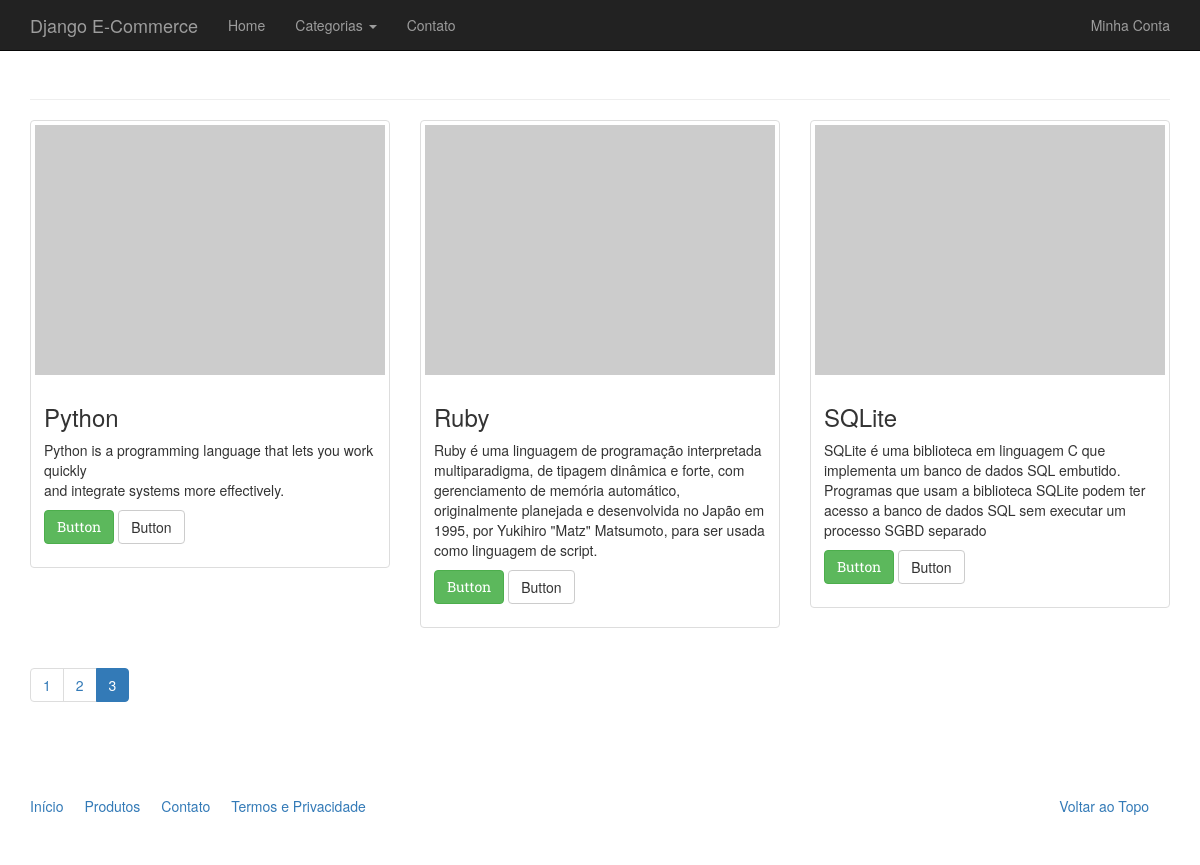
Screenshot of /catalogo/?page=3 with the database file from the repository.
### catalog/models.py (models this page shows, shortened)
class Product(models.Model):
    name = models.CharField('Nome', max_length=100)
    slug = models.SlugField('Identificador', max_length=100)
    category = models.ForeignKey('catalog.Category', verbose_name='Categoria')
    description = models.TextField('Descrição', blank=True) # blank permite campo nulo
    price = models.DecimalField('Preço',decimal_places=2, max_digits=8) #place = 2 casas decimais
    created = models.DateTimeField('Criado em', auto_now_add=True)
    modified = models.DateTimeField('Modificado em', auto_now=True)
    class Meta:
        verbose_name = 'Produto'
        verbose_name_plural = 'Produtos'  #aparace la no catalogo da aplicacao django-admin
        ordering = ['name']
    def get_absolute_url(self):
        return reverse('catalog:product', kwargs={'slug':self.slug})

### catalog/views.py (the view)
class ProductListView(generic.ListView):
    model = Product
    context_object_name = 'products'
    template_name = 'catalog/products_list.html'
    paginate_by = 3

### catalog/context_processors.py (called while the page is built)
def categories(request):
    return {
        'categories': Category.objects.all() #metodo rastreado no settings.py
    }

### catalog/models.py (called while the page is built)
    def __str__(self):
        return self.name

    def get_absolute_url(self):
        return reverse('catalog:category', kwargs={'slug': self.slug})

### core/templatetags/pagination.py (called while the page is built)
@register.inclusion_tag('pagination.html')
def pagination(request, paginator, page_obj):
    context={}
    context['request'] = request
    context['paginator'] = paginator
    context['page_obj'] = page_obj
    getvars = request.GET.copy()
    if 'page' in getvars:
        del getvars['page']
    if len(getvars) > 0:
        context['getvars'] = '&{0}'.format(getvars.urlencode())
    else:
        context['getvars'] = ''
    return context

### catalog/templates/catalog/products_list.html (shortened to what this page needs)
{% extends "base.html" %}
{% load pagination %}
{% block container %}
<div class="page-header">
</div>
<div class="row">
    {% for product in products %}
    <div class="col-sm-6 col-md-4">
        <div class="thumbnail">
            <a href="{{ product.get_absolute_url }}">
                <img src="http://placehold.it/350x250" alt="" />
            </a>
            <div class="caption">
                <h3>{{ product.name }}</h3>
                {{ product.description|linebreaks }}
                <p><a href="{{ product.get_absolute_url }}" class="btn btn-success" role="button">Button</a>
                    <a href="#" class="btn btn-default" role="button">Button</a></p>
            </div>
        </div>
    </div>
     {% endfor %}
</div>
{% pagination request paginator page_obj %}
{% endblock %}

### rows the page displays
Product: name "Python", description "Python is a programming language that lets you work quickly and integrate systems more effectively."
Product: name "Ruby", description "Ruby é uma linguagem de programação interpretada multiparadigma, de tipagem dinâmica e forte, com gerenciamento de memória automático, originalmente planejada e desenvolvida no Japão em 1995, por Yukihiro \"Matz\" Matsumoto, para ser usada como linguagem de script."
Product: name "SQLite", description "SQLite é uma biblioteca em linguagem C que implementa um banco de dados SQL embutido. Programas que usam a biblioteca SQLite podem ter acesso a banco de dados SQL sem executar um processo SGBD separado"

### other values shown
{{ page }} "1" "2" "3"
